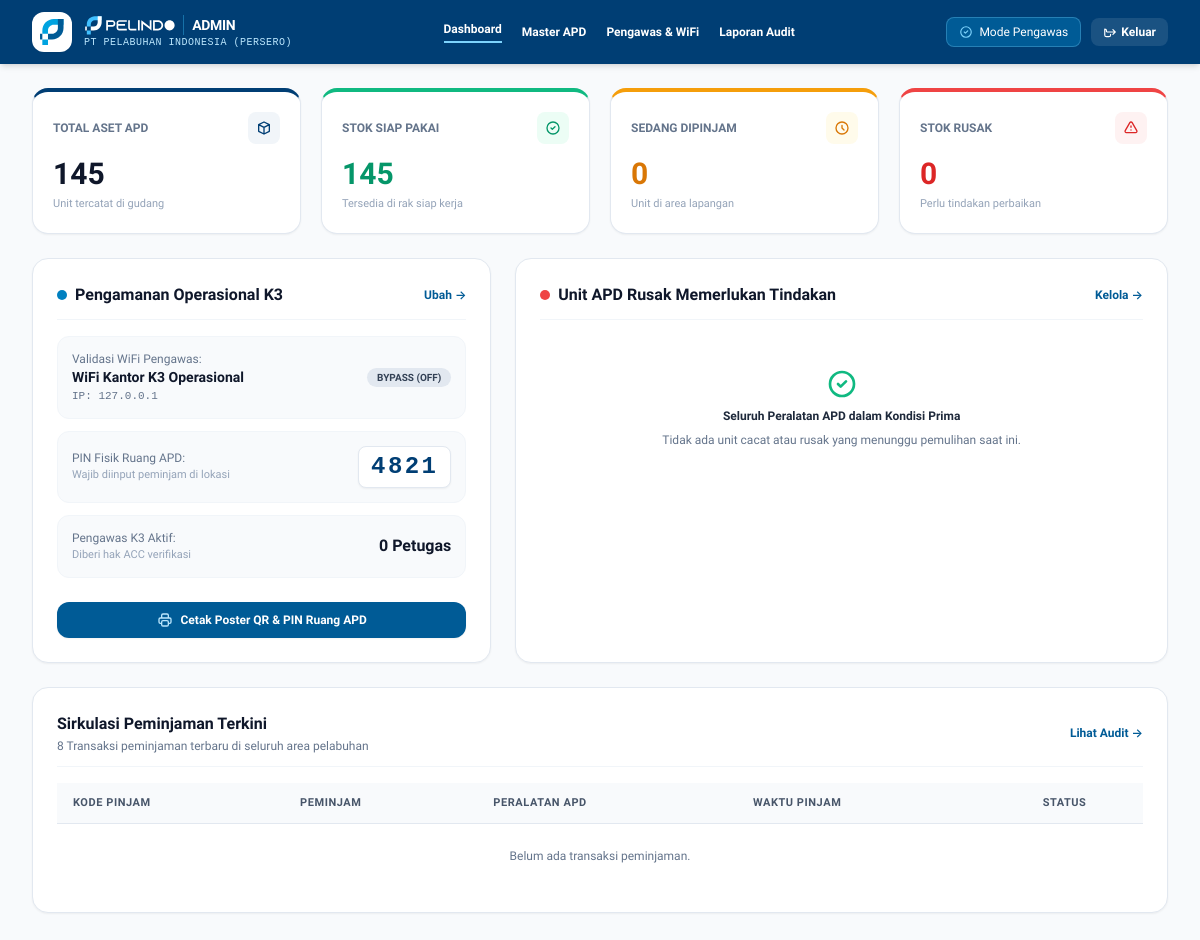
/admin/index.php (signed in), run on the app's committed database.
### tables this page shows
CREATE TABLE IF NOT EXISTS `wifi_settings` (
    `id_setting` INT AUTO_INCREMENT PRIMARY KEY,
    `nama_jaringan` VARCHAR(100) NOT NULL DEFAULT 'WiFi Kantor K3',
    `ip_address` VARCHAR(45) NULL,
    `kode_pin_gudang` CHAR(4) NOT NULL DEFAULT '4821',
    `is_wifi_check_enabled` TINYINT(1) NOT NULL DEFAULT 0,
    `updated_by_admin` INT NULL,
    `updated_at` DATETIME NOT NULL DEFAULT CURRENT_TIMESTAMP ON UPDATE CURRENT_TIMESTAMP,
    CONSTRAINT `fk_wifi_admin` FOREIGN KEY (`updated_by_admin`) REFERENCES `users` (`id_user`) ON DELETE SET NULL
);

### admin/index.php (the view, shortened to what this page needs)
<?php
$pdo = getDbConnection();
$stmtMetrics = $pdo->query("
    SELECT
        COALESCE(SUM(stok_total), 0) AS total_aset,
        COALESCE(SUM(stok_tersedia), 0) AS total_tersedia,
        COALESCE(SUM(stok_rusak), 0) AS total_rusak
    FROM apd_items
");
$metrics = $stmtMetrics->fetch(PDO::FETCH_ASSOC);
$totalPinjamAktif = (int)$pdo->query("SELECT COUNT(*) FROM loans WHERE status_pinjam = 'DIPINJAM'")->fetchColumn();
$totalPengawas = (int)$pdo->query("SELECT COUNT(*) FROM users WHERE role = 'pengawas' AND is_active = 1")->fetchColumn();
$wifi = $pdo->query("SELECT * FROM wifi_settings WHERE id_setting = 1")->fetch(PDO::FETCH_ASSOC);
$recentLoans = $pdo->query("
    SELECT l.*, i.nama_apd, i.kode_apd, u.nama_lengkap AS nama_pengawas
    FROM loans l
    JOIN apd_items i ON l.id_apd = i.id_apd
    LEFT JOIN users u ON l.id_pengawas_acc = u.id_user
    ORDER BY l.waktu_pinjam DESC
    LIMIT 8
")->fetchAll(PDO::FETCH_ASSOC);
$damagedItems = $pdo->query("
    SELECT * FROM apd_items WHERE stok_rusak > 0 ORDER BY stok_rusak DESC LIMIT 5
")->fetchAll(PDO::FETCH_ASSOC);
?>
<!DOCTYPE html>
<html lang="id" class="bg-slate-50">
<head>
    <script src="/assets/js/tailwind.min.js"></script>
    <link rel="stylesheet" href="/assets/css/sipad-design-system.css">
</head>
<body class="min-h-screen bg-slate-50 text-slate-900 flex flex-col pb-24 sm:pb-12 selection:bg-sky-500 selection:text-white">
    <header class="bg-[#003e74] text-white sticky top-0 z-40 shadow-md">
        <div class="max-w-7xl mx-auto px-4 sm:px-6 lg:px-8 h-16 flex items-center justify-between">
            <a href="/admin/index.php" class="flex items-center gap-3">
                <div class="w-10 h-10 rounded-xl bg-white flex items-center justify-center p-1.5 shadow-sm">
                    <img src="/assets/img/pelindo-emblem.svg" alt="Pelindo" class="w-7 h-7">
                </div>
                <div>
                    <div class="flex items-center gap-2">
                        <img src="/assets/img/pelindo-logo-white.svg" alt="Pelindo" class="h-4 sm:h-5 w-auto">
                        <span class="text-xs sm:text-sm font-black tracking-tight text-white border-l border-sky-400/40 pl-2">ADMIN</span>
                    </div>
                    <span class="text-[10px] text-sky-200 font-mono tracking-wider uppercase block">PT Pelabuhan Indonesia (Persero)</span>
                </div>
            </a>
            <nav class="hidden md:flex items-center gap-5 text-xs font-semibold text-sky-100">
                <a href="/admin/index.php" class="text-white font-bold border-b-2 border-sky-300 pb-1">Dashboard</a>
                <a href="/admin/kelola_apd.php" class="hover:text-white transition-colors">Master APD</a>
                <a href="/admin/kelola_pengawas.php" class="hover:text-white transition-colors">Pengawas & WiFi</a>
                <a href="/admin/laporan.php" class="hover:text-white transition-colors">Laporan Audit</a>
            </nav>
            <div class="flex items-center gap-2.5">
                <a href="/pengawas/index.php" class="text-xs px-3 py-1.5 rounded-lg bg-[#005b96] hover:bg-[#006fb3] text-white transition-colors flex items-center gap-1.5 font-medium border border-sky-300/30">
                    <svg class="w-3.5 h-3.5 text-sky-300" fill="none" stroke="currentColor" viewBox="0 0 24 24">
                        <path stroke-linecap="round" stroke-linejoin="round" stroke-width="2" d="M9 12l2 2 4-4m6 2a9 9 0 11-18 0 9 9 0 0118 0z"/>
                    </svg>
                    <span class="hidden sm:inline">Mode Pengawas</span>
                </a>
                <a href="/logout.php" class="text-xs p-2 sm:px-3 sm:py-1.5 rounded-lg bg-white/10 hover:bg-white/20 text-white transition-colors flex items-center gap-1 font-semibold" title="Keluar">
                    <svg class="w-3.5 h-3.5" fill="none" stroke="currentColor" viewBox="0 0 24 24">
                        <path stroke-linecap="round" stroke-linejoin="round" stroke-width="2" d="M17 16l4-4m0 0l-4-4m4 4H7m6 4v1a3 3 0 01-3 3H6a3 3 0 01-3-3V7a3 3 0 013 3v1"/>
                    </svg>
                    <span class="hidden sm:inline">Keluar</span>
                </a>
            </div>
        </div>
    </header>
    <main class="max-w-7xl mx-auto px-4 sm:px-6 lg:px-8 py-6 flex-grow space-y-6 w-full">
        <div class="grid grid-cols-2 lg:grid-cols-4 gap-3 sm:gap-5">
            <div class="bg-white rounded-2xl p-4 sm:p-5 border border-slate-200 shadow-sm flex flex-col justify-between border-t-4 border-t-[#003e74]">
                <div class="flex items-center justify-between">
                    <span class="text-xs text-slate-500 font-semibold uppercase">Total Aset APD</span>
                    <div class="w-8 h-8 rounded-lg bg-slate-100 text-[#003e74] flex items-center justify-center">
                        <svg class="w-4 h-4" fill="none" stroke="currentColor" viewBox="0 0 24 24">
                            <path stroke-linecap="round" stroke-linejoin="round" stroke-width="2" d="M20 7l-8-4-8 4m16 0l-8 4m8-4v10l-8 4m0-10L4 7m8 4v10M4 7v10l8 4"/>
                        </svg>
                    </div>
                </div>
                <div class="mt-3">
                    <strong class="text-2xl sm:text-3xl font-extrabold text-slate-900 block leading-none"><?= $metrics['total_aset'] ?></strong>
                    <span class="text-[11px] text-slate-400 mt-1 block">Unit tercatat di gudang</span>
                </div>
            </div>
            <div class="bg-white rounded-2xl p-4 sm:p-5 border border-slate-200 shadow-sm flex flex-col justify-between border-t-4 border-t-emerald-500">
                <div class="flex items-center justify-between">
                    <span class="text-xs text-slate-500 font-semibold uppercase">Stok Siap Pakai</span>
                    <div class="w-8 h-8 rounded-lg bg-emerald-50 text-emerald-600 flex items-center justify-center">
                        <svg class="w-4 h-4" fill="none" stroke="currentColor" viewBox="0 0 24 24">
                            <path stroke-linecap="round" stroke-linejoin="round" stroke-width="2" d="M9 12l2 2 4-4m6 2a9 9 0 11-18 0 9 9 0 0118 0z"/>
                        </svg>
                    </div>
                </div>
                <div class="mt-3">
                    <strong class="text-2xl sm:text-3xl font-extrabold text-emerald-600 block leading-none"><?= $metrics['total_tersedia'] ?></strong>
                    <span class="text-[11px] text-slate-400 mt-1 block">Tersedia di rak siap kerja</span>
                </div>
            </div>
            <div class="bg-white rounded-2xl p-4 sm:p-5 border border-slate-200 shadow-sm flex flex-col justify-between border-t-4 border-t-amber-500">
                <div class="flex items-center justify-between">
                    <span class="text-xs text-slate-500 font-semibold uppercase">Sedang Dipinjam</span>
                    <div class="w-8 h-8 rounded-lg bg-amber-50 text-amber-600 flex items-center justify-center">
                        <svg class="w-4 h-4" fill="none" stroke="currentColor" viewBox="0 0 24 24">
                            <path stroke-linecap="round" stroke-linejoin="round" stroke-width="2" d="M12 8v4l3 3m6-3a9 9 0 11-18 0 9 9 0 0118 0z"/>
                        </svg>
                    </div>
                </div>
                <div class="mt-3">
                    <strong class="text-2xl sm:text-3xl font-extrabold text-amber-600 block leading-none"><?= $totalPinjamAktif ?></strong>
                    <span class="text-[11px] text-slate-400 mt-1 block">Unit di area lapangan</span>
                </div>
            </div>
            <div class="bg-white rounded-2xl p-4 sm:p-5 border border-slate-200 shadow-sm flex flex-col justify-between border-t-4 border-t-red-500">
                <div class="flex items-center justify-between">
                    <span class="text-xs text-slate-500 font-semibold uppercase">Stok Rusak</span>
                    <div class="w-8 h-8 rounded-lg bg-red-50 text-red-600 flex items-center justify-center">
                        <svg class="w-4 h-4" fill="none" stroke="currentColor" viewBox="0 0 24 24">
                            <path stroke-linecap="round" stroke-linejoin="round" stroke-width="2" d="M12 9v2m0 4h.01m-6.938 4h13.856c1.54 0 2.502-1.667 1.732-3L13.732 4c-.77-1.333-2.694-1.333-3.464 0L3.34 16c-.77 1.333.192 3 1.732 3z"/>
                        </svg>
                    </div>
                </div>
                <div class="mt-3">
                    <strong class="text-2xl sm:text-3xl font-extrabold text-red-600 block leading-none"><?= $metrics['total_rusak'] ?></strong>
                    <span class="text-[11px] text-slate-400 mt-1 block">Perlu tindakan perbaikan</span>
                </div>
            </div>
        </div>
        <div class="grid grid-cols-1 lg:grid-cols-12 gap-6">
            <div class="lg:col-span-5 bg-white rounded-2xl p-5 sm:p-6 border border-slate-200 shadow-sm space-y-4">
                <div class="flex items-center justify-between pb-3 border-b border-slate-100">
                    <div class="flex items-center gap-2">
                        <span class="w-2.5 h-2.5 rounded-full bg-[#0080c0]"></span>
                        <h2 class="font-bold text-slate-900 text-sm sm:text-base">Pengamanan Operasional K3</h2>
                    </div>
                    <a href="/admin/kelola_pengawas.php" class="text-xs text-[#005b96] hover:underline font-semibold">Ubah &rarr;</a>
                </div>
                <div class="space-y-3 text-xs">
                    <div class="p-3.5 rounded-xl bg-slate-50 border border-slate-100 flex items-center justify-between">
                        <div>
                            <span class="text-slate-500 block font-medium">Validasi WiFi Pengawas:</span>
                            <strong class="text-slate-900 text-sm truncate max-w-[180px] block"><?= htmlspecialchars($wifi['nama_jaringan'] ?? '-') ?></strong>
                            <span class="text-[11px] font-mono text-slate-500">IP: <?= htmlspecialchars($wifi['ip_address'] ?? '-') ?></span>
                        </div>
                        <div>
                            <?php if ((int)($wifi['is_wifi_check_enabled'] ?? 0) === 1): ?>
                                <span class="px-2.5 py-1 rounded-full text-[10px] font-bold bg-emerald-50 text-emerald-700 border border-emerald-200 flex items-center gap-1">
                                    <span class="w-1.5 h-1.5 rounded-full bg-emerald-500 animate-pulse"></span>
                                    <span>AKTIF</span>
                                </span>
                            <?php else: ?>
                                <span class="px-2.5 py-1 rounded-full text-[10px] font-bold bg-slate-200 text-slate-700">
                                    BYPASS (OFF)
                                </span>
                            <?php endif; ?>
                        </div>
                    </div>
                    <div class="p-3.5 rounded-xl bg-slate-50 border border-slate-100 flex items-center justify-between">
                        <div>
                            <span class="text-slate-500 block font-medium">PIN Fisik Ruang APD:</span>
                            <span class="text-[11px] text-slate-400">Wajib diinput peminjam di lokasi</span>
                        </div>
                        <div class="px-3 py-1 rounded-lg bg-white border border-slate-200 shadow-sm">
                            <strong class="text-2xl font-mono text-[#003e74] tracking-widest font-extrabold">
                                <?= htmlspecialchars($wifi['kode_pin_gudang'] ?? '4821') ?>
                            </strong>
                        </div>
                    </div>
                    <div class="p-3.5 rounded-xl bg-slate-50 border border-slate-100 flex items-center justify-between">
                        <div>
                            <span class="text-slate-500 block font-medium">Pengawas K3 Aktif:</span>
                            <span class="text-[11px] text-slate-400">Diberi hak ACC verifikasi</span>
                        </div>
                        <strong class="text-base text-slate-900 font-bold">
                            <?= $totalPengawas ?> Petugas
                        </strong>
                    </div>
                </div>
                <div class="pt-2">
                    <a href="/admin/kelola_apd.php#poster-qr" class="w-full py-2.5 px-4 rounded-xl bg-[#005b96] hover:bg-[#006fb3] text-white text-xs font-semibold flex items-center justify-center gap-2 transition-colors shadow-sm">
                        <span>Cetak Poster QR & PIN Ruang APD</span>
                    </a>
                </div>
            </div>
            <div class="lg:col-span-7 bg-white rounded-2xl p-5 sm:p-6 border border-slate-200 shadow-sm space-y-4">
                <div class="flex items-center justify-between pb-3 border-b border-slate-100">
                    <div class="flex items-center gap-2">
                        <span class="w-2.5 h-2.5 rounded-full bg-red-500 animate-pulse"></span>
                        <h2 class="font-bold text-slate-900 text-sm sm:text-base">Unit APD Rusak Memerlukan Tindakan</h2>
                    </div>
                    <a href="/admin/kelola_apd.php" class="text-xs text-[#005b96] hover:underline font-semibold">Kelola &rarr;</a>
                </div>
                <?php if (empty($damagedItems)): ?>
                    <div class="p-8 text-center text-xs text-slate-500 space-y-2">
                        <svg class="w-8 h-8 text-emerald-500 mx-auto" fill="none" stroke="currentColor" viewBox="0 0 24 24">
                            <path stroke-linecap="round" stroke-linejoin="round" stroke-width="2" d="M9 12l2 2 4-4m6 2a9 9 0 11-18 0 9 9 0 0118 0z"/>
                        </svg>
                        <p class="text-slate-800 font-semibold">Seluruh Peralatan APD dalam Kondisi Prima</p>
                        <p>Tidak ada unit cacat atau rusak yang menunggu pemulihan saat ini.</p>
                    </div>
                <?php endif; ?>
            </div>
        </div>
        <section class="bg-white rounded-2xl p-5 sm:p-6 border border-slate-200 shadow-sm space-y-4">
            <div class="flex items-center justify-between pb-3 border-b border-slate-100">
                <div>
                    <h2 class="font-bold text-slate-900 text-sm sm:text-base">Sirkulasi Peminjaman Terkini</h2>
                    <p class="text-xs text-slate-500 mt-0.5">8 Transaksi peminjaman terbaru di seluruh area pelabuhan</p>
                </div>
                <a href="/admin/laporan.php" class="text-xs text-[#005b96] hover:underline font-semibold">Lihat Audit &rarr;</a>
            </div>
            <div class="hidden sm:block overflow-x-auto">
                <table class="w-full text-left text-xs text-slate-700">
                    <thead class="bg-slate-50 text-slate-600 uppercase tracking-wider border-b border-slate-200 font-bold text-[11px]">
                        <tr>
                            <th class="px-4 py-3">Kode Pinjam</th>
                            <th class="px-4 py-3">Peminjam</th>
                            <th class="px-4 py-3">Peralatan APD</th>
                            <th class="px-4 py-3">Waktu Pinjam</th>
                            <th class="px-4 py-3 text-center">Status</th>
                        </tr>
                    </thead>
                    <tbody class="divide-y divide-slate-100">
                        <?php if (empty($recentLoans)): ?>
                            <tr><td colspan="5" class="px-4 py-6 text-center text-slate-500">Belum ada transaksi peminjaman.</td></tr>
                        <?php endif; ?>
                    </tbody>
                </table>
            </div>
        </section>
    </main>
</body>
</html>

### data on the page
wifi_settings: nama_jaringan "WiFi Kantor K3 Operasional", ip_address "127.0.0.1", kode_pin_gudang "4821"

### other printed values
$metrics['total_aset'] "145"
$metrics['total_tersedia'] "145"
$totalPinjamAktif "0"
$metrics['total_rusak'] "0"
$totalPengawas "0"
